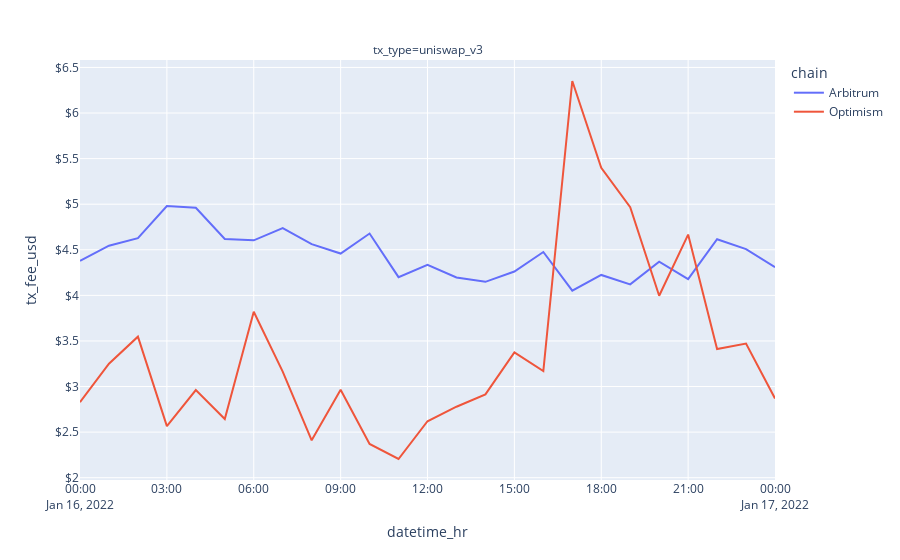

Write notebook code for a chart like this one.
### Code cell
agg_fees = chain_transaction_data #copy
agg_fees['chain_tx_type'] = agg_fees['chain'] + ': ' + agg_fees['tx_type']
agg_fees['datetime_hr'] = agg_fees['datetime'].dt.floor('h')
agg_fees = agg_fees[['chain','tx_type','datetime_hr','tx_fee_eth']]
agg_fees = agg_fees.groupby( ['chain','tx_type','datetime_hr'] ).mean().reset_index()
agg_fees['tx_fee_usd'] = agg_fees['tx_fee_eth']*eth_price
# agg_fees = agg_fees[['chain', 'tx_type','datetime_hr','tx_fee_eth']]
# agg_fees = agg_fees.pivot(index = 'datetime_hr', columns = ["chain","tx_type"], values = 'tx_fee_eth')

agg_fees = agg_fees[agg_fees['chain'] != 'Ethereum']
swap_agg_fees = agg_fees[agg_fees['tx_type'] == 'uniswap_v3']

#at current eth price
fig = px.line(swap_agg_fees, x="datetime_hr", y="tx_fee_usd", color='chain', facet_col='tx_type')
fig.update_traces(hovertemplate=None)
fig.update_layout(yaxis_tickprefix = '$', hovermode='x')
fig.show()
fig.show("png")

#agg_fees = agg_fees[['tx_fee_eth']]
#agg_fees.plot()

### Figure 1 — Plotly figure (JSON) as saved in the notebook; plotly's stock layout.template omitted (floating-point values rounded to 4 significant figures)
{"data": [{"legendgroup": "Arbitrum", "line": {"color": "#636efa", "dash": "solid"}, "marker": {"symbol": "circle"}, "mode": "lines", "name": "Arbitrum", "orientation": "v", "showlegend": true, "type": "scatter", "x": ["2022-01-16T00:00:00", "2022-01-16T01:00:00", "2022-01-16T02:00:00", "2022-01-16T03:00:00", "2022-01-16T04:00:00", "2022-01-16T05:00:00", "2022-01-16T06:00:00", "2022-01-16T07:00:00", "2022-01-16T08:00:00", "2022-01-16T09:00:00", "2022-01-16T10:00:00", "2022-01-16T11:00:00", "2022-01-16T12:00:00", "2022-01-16T13:00:00", "2022-01-16T14:00:00", "2022-01-16T15:00:00", "2022-01-16T16:00:00", "2022-01-16T17:00:00", "2022-01-16T18:00:00", "2022-01-16T19:00:00", "2022-01-16T20:00:00", "2022-01-16T21:00:00", "2022-01-16T22:00:00", "2022-01-16T23:00:00", "2022-01-17T00:00:00"], "xaxis": "x", "y": [4.379, 4.545, 4.627, 4.98, 4.962, 4.619, 4.604, 4.738, 4.562, 4.459, 4.678, 4.2, 4.335, 4.196, 4.148, 4.261, 4.476, 4.052, 4.224, 4.121, 4.369, 4.178, 4.615, 4.507, 4.309], "yaxis": "y"}, {"legendgroup": "Optimism", "line": {"color": "#EF553B", "dash": "solid"}, "marker": {"symbol": "circle"}, "mode": "lines", "name": "Optimism", "orientation": "v", "showlegend": true, "type": "scatter", "x": ["2022-01-16T00:00:00", "2022-01-16T01:00:00", "2022-01-16T02:00:00", "2022-01-16T03:00:00", "2022-01-16T04:00:00", "2022-01-16T05:00:00", "2022-01-16T06:00:00", "2022-01-16T07:00:00", "2022-01-16T08:00:00", "2022-01-16T09:00:00", "2022-01-16T10:00:00", "2022-01-16T11:00:00", "2022-01-16T12:00:00", "2022-01-16T13:00:00", "2022-01-16T14:00:00", "2022-01-16T15:00:00", "2022-01-16T16:00:00", "2022-01-16T17:00:00", "2022-01-16T18:00:00", "2022-01-16T19:00:00", "2022-01-16T20:00:00", "2022-01-16T21:00:00", "2022-01-16T22:00:00", "2022-01-16T23:00:00", "2022-01-17T00:00:00"], "xaxis": "x", "y": [2.828, 3.25, 3.547, 2.566, 2.962, 2.644, 3.821, 3.164, 2.41, 2.964, 2.371, 2.205, 2.619, 2.779, 2.914, 3.374, 3.17, 6.351, 5.4, 4.967, 3.995, 4.667, 3.411, 3.472, 2.869], "yaxis": "y"}], "layout": {"annotations": [{"font": {}, "showarrow": false, "text": "tx_type=uniswap_v3", "x": 0.5, "xanchor": "center", "xref": "paper", "y": 1, "yanchor": "bottom", "yref": "paper"}], "hovermode": "x", "legend": {"title": {"text": "chain"}, "tracegroupgap": 0}, "margin": {"t": 60}, "xaxis": {"anchor": "y", "domain": [0, 1], "title": {"text": "datetime_hr"}}, "yaxis": {"anchor": "x", "domain": [0, 1], "tickprefix": "$", "title": {"text": "tx_fee_usd"}}}}
